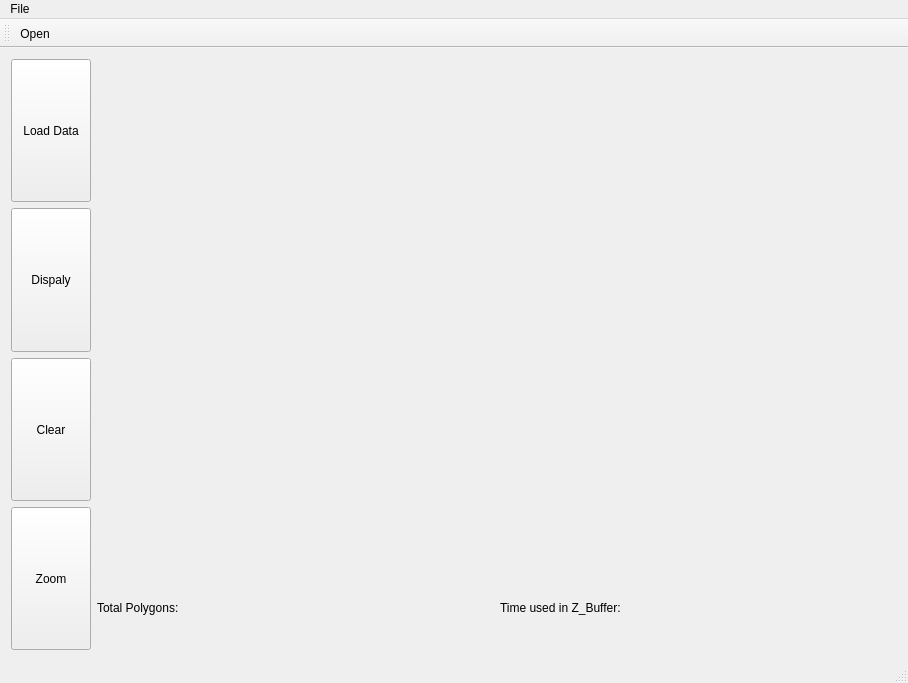
<?xml version="1.0" encoding="UTF-8"?>
<ui version="4.0">
 <class>MainWindow</class>
 <widget class="QMainWindow" name="MainWindow">
  <property name="geometry">
   <rect>
    <x>0</x>
    <y>0</y>
    <width>902</width>
    <height>683</height>
   </rect>
  </property>
  <property name="windowTitle">
   <string>MainWindow</string>
  </property>
  <widget class="QWidget" name="centralWidget">
   <layout class="QGridLayout" name="gridLayout">
    <item row="0" column="0">
     <layout class="QVBoxLayout" name="verticalLayout">
      <item>
       <widget class="QPushButton" name="pushButton_load">
        <property name="sizePolicy">
         <sizepolicy hsizetype="Minimum" vsizetype="Preferred">
          <horstretch>0</horstretch>
          <verstretch>0</verstretch>
         </sizepolicy>
        </property>
        <property name="text">
         <string>Load Data</string>
        </property>
       </widget>
      </item>
      <item>
       <widget class="QPushButton" name="pushButton_dispaly">
        <property name="sizePolicy">
         <sizepolicy hsizetype="Minimum" vsizetype="Preferred">
          <horstretch>0</horstretch>
          <verstretch>0</verstretch>
         </sizepolicy>
        </property>
        <property name="text">
         <string>Dispaly</string>
        </property>
       </widget>
      </item>
      <item>
       <widget class="QPushButton" name="pushButton_clear">
        <property name="sizePolicy">
         <sizepolicy hsizetype="Minimum" vsizetype="Preferred">
          <horstretch>0</horstretch>
          <verstretch>0</verstretch>
         </sizepolicy>
        </property>
        <property name="text">
         <string>Clear</string>
        </property>
       </widget>
      </item>
      <item>
       <widget class="QPushButton" name="pushButton_zoom">
        <property name="sizePolicy">
         <sizepolicy hsizetype="Minimum" vsizetype="Preferred">
          <horstretch>0</horstretch>
          <verstretch>0</verstretch>
         </sizepolicy>
        </property>
        <property name="text">
         <string>Zoom</string>
        </property>
       </widget>
      </item>
     </layout>
    </item>
    <item row="0" column="1">
     <layout class="QVBoxLayout" name="verticalLayout_2">
      <item>
       <widget class="VisualWindow" name="visualWindow" native="true">
        <property name="enabled">
         <bool>true</bool>
        </property>
        <property name="minimumSize">
         <size>
          <width>800</width>
          <height>500</height>
         </size>
        </property>
       </widget>
      </item>
      <item>
       <layout class="QHBoxLayout" name="horizontalLayout">
        <item>
         <widget class="QLabel" name="label_npoly">
          <property name="text">
           <string>Total Polygons:</string>
          </property>
         </widget>
        </item>
        <item>
         <widget class="QLabel" name="label_time">
          <property name="text">
           <string>Time used in Z_Buffer:</string>
          </property>
         </widget>
        </item>
       </layout>
      </item>
     </layout>
    </item>
   </layout>
  </widget>
  <widget class="QMenuBar" name="menuBar">
   <property name="geometry">
    <rect>
     <x>0</x>
     <y>0</y>
     <width>902</width>
     <height>22</height>
    </rect>
   </property>
   <widget class="QMenu" name="menuFile">
    <property name="title">
     <string>File</string>
    </property>
    <addaction name="actionOpen"/>
   </widget>
   <addaction name="menuFile"/>
  </widget>
  <widget class="QToolBar" name="mainToolBar">
   <attribute name="toolBarArea">
    <enum>TopToolBarArea</enum>
   </attribute>
   <attribute name="toolBarBreak">
    <bool>false</bool>
   </attribute>
   <addaction name="actionOpen"/>
  </widget>
  <widget class="QStatusBar" name="statusBar"/>
  <action name="actionOpen">
   <property name="checkable">
    <bool>true</bool>
   </property>
   <property name="icon">
    <iconset resource="icon.qrc">
     <normaloff>:/icon/open.png</normaloff>:/icon/open.png</iconset>
   </property>
   <property name="text">
    <string>Open</string>
   </property>
  </action>
 </widget>
 <layoutdefault spacing="6" margin="11"/>
 <customwidgets>
  <customwidget>
   <class>VisualWindow</class>
   <extends>QWidget</extends>
   <header>VisualWindow.h</header>
   <container>1</container>
  </customwidget>
 </customwidgets>
 <resources>
  <include location="icon.qrc"/>
 </resources>
 <connections/>
</ui>
